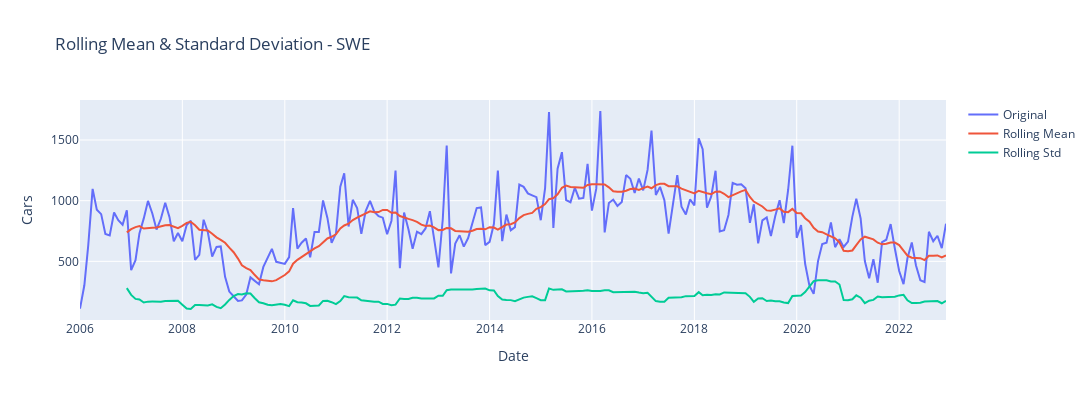

Source (notebook cell):
### Markdown cell above
### Trend

Rolling Statistics

A rolling average is a great way to visualize how the dataset is trending. As the dataset provides counts by month, a window size of 12 will give us the annual rolling average.

We will also include the rolling standard deviation to see how much the data varies from the rolling average.

### Code cell
# Determine rolling statistics
# Wwindow size 12 denotes 12 months, giving rolling mean at yearly level
window_size = 12
df["rolling_avg"] = df[dep_var].rolling(window=window_size).mean() 
df["rolling_std"] = df[dep_var].rolling(window=window_size).std()

title = 'Rolling Mean & Standard Deviation - ' + country

fig= go.Figure()

fig.add_trace(go.Scatter(dict(x=df.index.to_timestamp(), y=df[dep_var], mode='lines', name= 'Original')))
fig.add_trace(go.Scatter(dict(x=df.index.to_timestamp(), y=df['rolling_avg'], mode='lines', name= 'Rolling Mean')))
fig.add_trace(go.Scatter(dict(x=df.index.to_timestamp(), y=df['rolling_std'], mode='lines', name= 'Rolling Std')))

fig.update_layout(height=400, width=1200, title=go.layout.Title(text=title),
 xaxis=go.layout.XAxis(title=go.layout.xaxis.Title(text='Date')),
 yaxis=go.layout.YAxis(title=go.layout.yaxis.Title(text='Cars')))

fig.show()

df.drop(['rolling_avg', 'rolling_std'], axis=1, inplace=True)

### Figure 1 — Plotly figure (JSON) as saved in the notebook; plotly's stock layout.template omitted (floating-point values rounded to 4 significant figures; data arrays with more than 128 entries replaced by an {"elided": "..."} marker saying what was removed)
{"data": [{"mode": "lines", "name": "Original", "type": "scatter", "x": {"elided": "204 str values"}, "y": {"elided": "204 int values"}}, {"mode": "lines", "name": "Rolling Mean", "type": "scatter", "x": {"elided": "204 str values"}, "y": {"elided": "204 float values"}}, {"mode": "lines", "name": "Rolling Std", "type": "scatter", "x": {"elided": "204 str values"}, "y": {"elided": "204 float values"}}], "layout": {"height": 400, "title": {"text": "Rolling Mean & Standard Deviation - SWE"}, "width": 1200, "xaxis": {"title": {"text": "Date"}}, "yaxis": {"title": {"text": "Cars"}}}}
